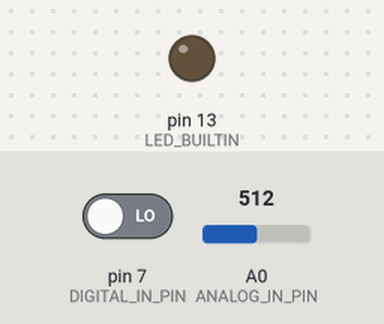
A sketch run on a simulated Arduino Uno, built with avr-gcc and run on an emulated ATmega328P. Shown: output pins drawn as LEDs (lit = HIGH). The test bench sets the inputs (shaded band); at power-on: pin 7 (DIGITAL_IN_PIN) LOW, A0 (ANALOG_IN_PIN) = 512. What the sketch prints to the serial monitor is not drawn.

Above: at 1.2 s.
1.3 s: pin 7 (DIGITAL_IN_PIN) driven HIGH
At 2.3 s:
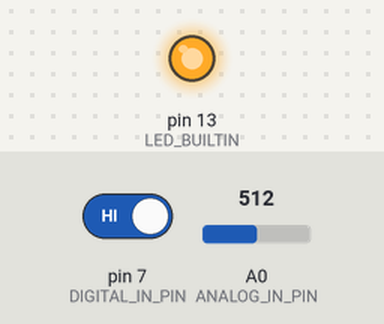
2.8 s: pin 7 (DIGITAL_IN_PIN) driven LOW
At 3.7 s:
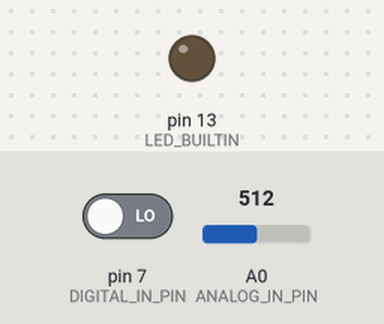
Timing chart, 0 to 5.8 s (numbered marks = the images above; inputs shaded):
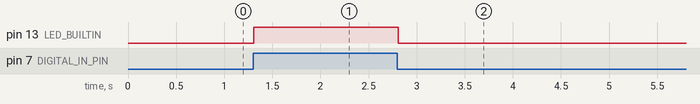

Measured:
- after the input at 1.3 s, pin 13 (LED_BUILTIN): LOW → HIGH at once
- after the input at 2.8 s, pin 13 (LED_BUILTIN): HIGH → LOW at once

The sketch:

lesson20_soundsensormodule.ino
```cpp
#define BAUD_RATE 9600

#define ANALOG_IN_PIN  0
#define DIGITAL_IN_PIN 7

int analogIn = 0;
int digitalIn = 0;

void setup() {
    Serial.begin(BAUD_RATE);
    pinMode(DIGITAL_IN_PIN, INPUT);
    pinMode(LED_BUILTIN, OUTPUT);
}

void loop() {
    analogIn = analogRead(ANALOG_IN_PIN);
    digitalIn = digitalRead(DIGITAL_IN_PIN);

    Serial.print("Analog in = ");
    Serial.println(analogIn);

    digitalWrite(LED_BUILTIN, digitalIn);

    delay(100);
}
```
